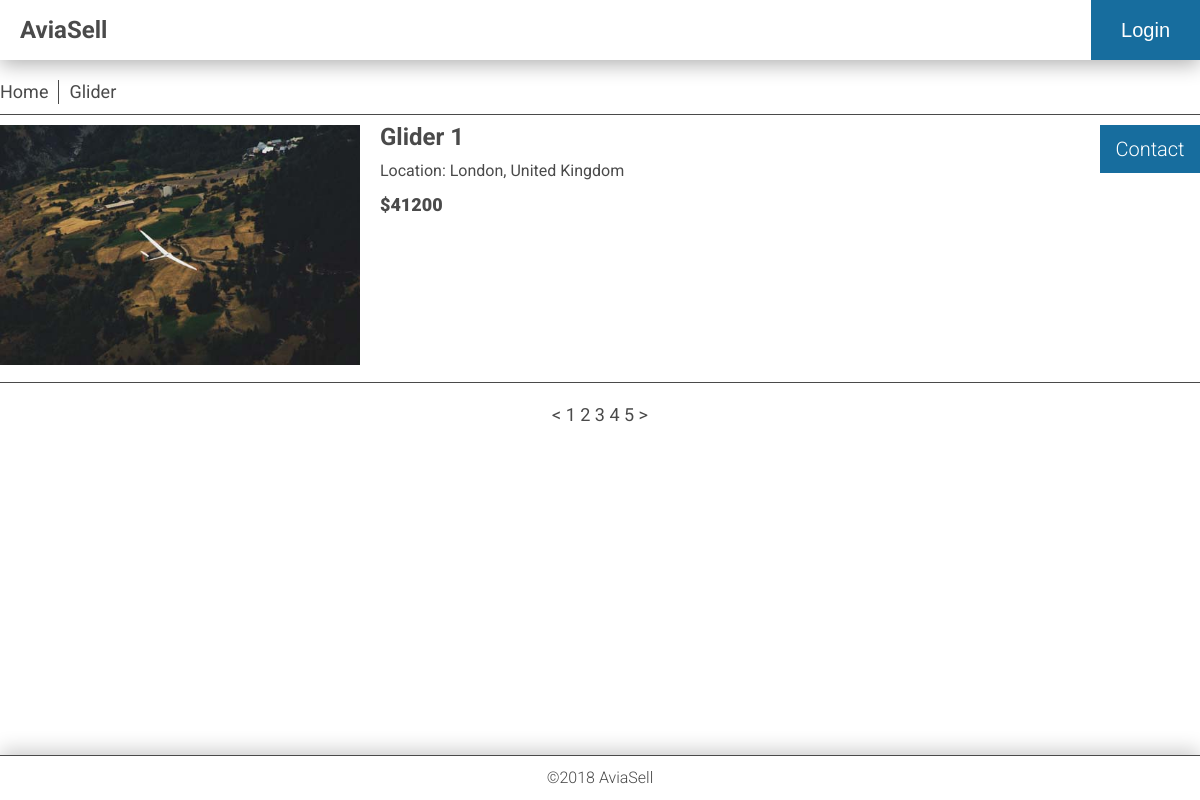
Before: /category/glider/ with the older database file.
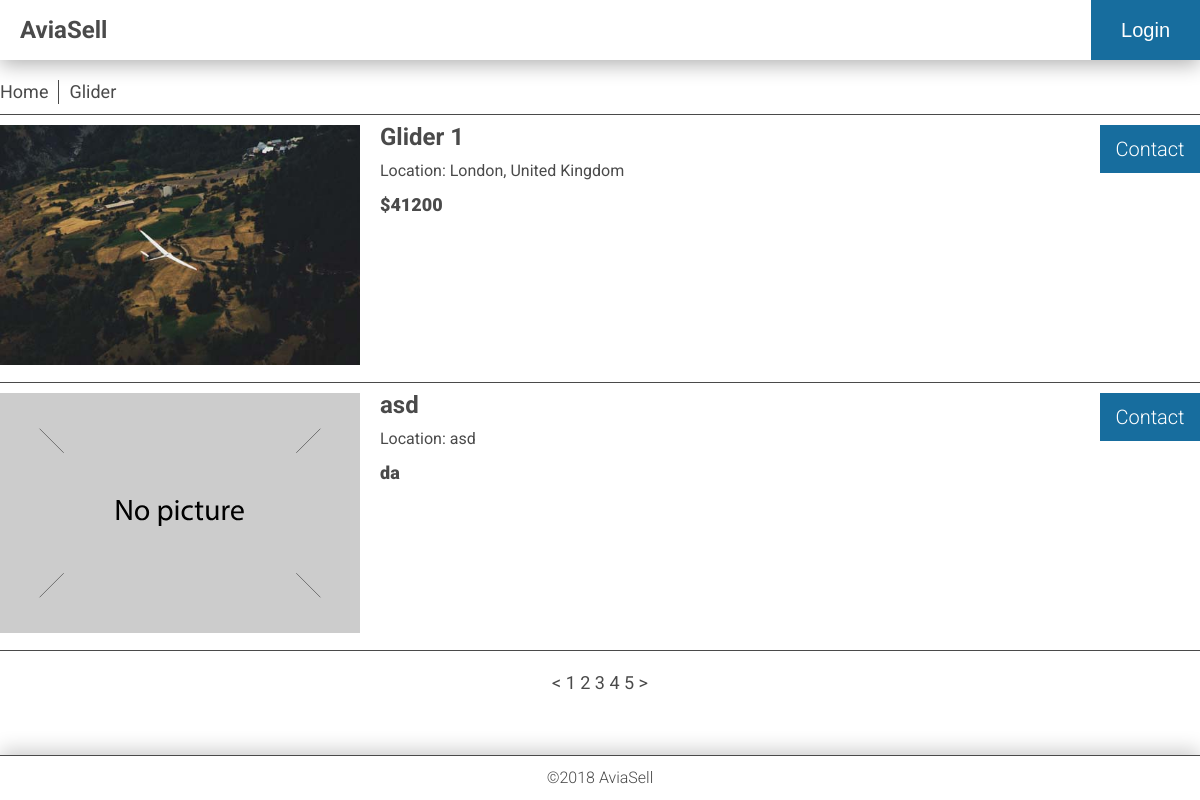
After: the same page with the newer database file.
### app/database_setup.py (models this page shows, shortened)
class Category(Base):
    __tablename__ = 'category'
    id = Column(Integer, primary_key=True)
    name = Column(String(250), nullable=False)
    picture = Column(String(250))
    description = Column(String(250))
    slug = Column(String(30), unique=True)

class CategoryItem(Base):
    __tablename__ = 'category_item'
    id = Column(Integer, primary_key=True)
    title = Column(String(80), nullable=False)
    description = Column(Text(), nullable=False)
    location = Column(String(250), nullable=False)
    picture = Column(String(250), nullable=False)
    price = Column(String(32), nullable=False)
    category_id = Column(Integer, ForeignKey('category.id'))
    category = relationship(Category)
    user_id = Column(Integer, ForeignKey('user.id'))
    user = relationship(User)

### app/views/category.py (the view)
@webapp.route('/category/<string:category_slug>/')
def getCategory(category_slug):
    category = CategoryModel.getCategory(category_slug)
    if category:
        allItems = ItemModel.getAll(category.id)
        return render_template('category.html',
                               category_slug=category.slug,
                               items=allItems,
                               category_name=category.name)
    else:
        return render_template('404.html'), 404

### app/models/category.py (called while the page is built)
    def getCategory(categorySlug):
        result = session.query(Category).filter_by(slug=categorySlug).first()
        return result

### app/models/item.py (called while the page is built)
    def getAll(cid):
        result = session.query(CategoryItem, User.email)\
            .filter(CategoryItem.category_id == cid)\
            .filter(User.id == CategoryItem.user_id)\
            .all()
        return result

### app/templates/category.html (shortened to what this page needs)
{% extends "base.html" %}
{% block content %}
  <div class="container">
    <nav>
      <ul>
        <li>
          <a href="{{ url_for('mainIndex') }}">
            Home
          </a>
        </li>
        <li>{{category_name}}</li>
      </ul>
    </nav>
    <ul class="itemsList">
      {% for item, email in items %}
      <li class="item">
        <a href="{{ url_for('readItem', category_slug = category_slug, item_id = item.id, item_name = item.title) }}">
          {% if item.picture %}
            <img src="{{ url_for('uploaded_file', filename = item.picture) }}" alt="{{ item.title }}"></a>
          {% else %}
            <img src="{{ url_for('static', filename='images/not-available.svg') }}" alt="Picture is not available"></a>
          {% endif %}
        <div class="itemInfo">
          <h2>
            <a href="{{ url_for('readItem', category_slug = category_slug, item_id = item.id, item_name = item.title) }}">
              {{ item.title }}
            </a>
          </h2>
          <div class="location">
            Location: {{ item.location }}
          </div>
          <div class="price">
            {{ item.price }}
          </div>
        </div>
        <div class="buttons">
          <div class="button buy">
            <a href="mailto:{{ email }}">
              Contact
            </a>
          </div>
        </div>
      </li>
      {% endfor %}
    </ul>
    <div class="pagination">
      &lt; 1 2 3 4 5 &gt;
    </div>
  </div>
{% endblock %}

### app/templates/base.html (shortened to what this page needs)
<!doctype html>
<html class="no-js" lang="en">
<head>
  <link rel="stylesheet" href="{{ url_for('static', filename='css/main.css') }}">
</head>
<body>
  <header class="shadow">
    <div class="logo">
      <a href="{{ url_for('mainIndex') }}">AviaSell</a>
    </div>
    <button class="loginButton">
      <a href="{{ url_for('login') }}">
            Login
        </a>
    </button>
  </header>
  <main>
  {% block content %}{% endblock %}
  </main>
  <footer tabindex="0">
    ©2018 AviaSell
  </footer>
</body>
</html>

### app/static/css/main.css (style rules this page uses)
body,html { margin:0;padding:0;width:100%;height:100% }
embed,img,object,video { margin:0;padding:0;max-width:100% }
body { font-family:Roboto,sans-serif;font-size:16px;line-height:24px;display:-ms-grid;display:grid;-ms-grid-rows:60px auto 60px;grid-template-rows:60px auto 60px;color:#4a4a4a }
li,ul { list-style:none;padding:0;margin:0 }
a { text-decoration:none;color:#4a4a4a }
.shadow { box-shadow:0 5px 20px 0 rgba(0,0,0,.3) }
header { width:100%;height:60px;display:-ms-flexbox;display:flex;-ms-flex-align:center;align-items:center;-ms-flex-pack:justify;justify-content:space-between }
header .logo { padding:0 20px;font-weight:700;font-size:24px;color:#4a4a4a }
header .loginButton { display:-ms-grid;display:grid;-ms-flex-align:center;align-items:center;background:#176d9e;height:100%;border:none;padding:0 30px;font-size:20px;font-weight:300 }
header .loginButton a { color:#fff }
.container,main { max-width:100% }
.container { margin:20px }
nav { margin:20px 0 0;padding:0 0 10px;color:#4a4a4a;font-size:18px;border-bottom:1px solid #4a4a4a }
nav ul { display:-ms-flexbox;display:flex;-ms-flex-direction:row;flex-direction:row;-ms-flex-wrap:wrap;flex-wrap:wrap }
nav li:first-child { padding:0 10px 0 0 }
nav li { padding:0 10px;border-right:1px solid #4a4a4a }
nav li:last-child { border-right:0 solid #4a4a4a }
.itemsList,.itemsList .item { display:-ms-grid;display:grid }
.itemsList .item { -ms-grid-columns:minmax(100px,30%) auto 100px;grid-template-columns:minmax(100px,30%) auto 100px;padding:10px 0;border-bottom:1px solid #4a4a4a }
.itemsList .item .itemInfo { display:-ms-grid;display:grid;grid-auto-rows:max-content;padding:0 20px;margin:0;color:#4a4a4a }
.itemsList .item .itemInfo h2 { padding:0;margin:0 }
.itemsList .item .itemInfo .location { font-size:16px;padding:10px 0 }
.itemsList .item .itemInfo .price { font-size:18px;font-weight:900 }
.pagination { text-align:center;padding:20px 0 0;font-size:18px;font-weight:400 }
.buttons { display:-ms-grid;display:grid;grid-auto-rows:max-content;grid-gap:10px }
.buttons a { color:#fff }
.buttons .button { display:-ms-grid;display:grid;-ms-flex-align:center;align-items:center;color:#fff;height:48px;border:none;font-size:20px;font-weight:300;text-align:center }
.buttons .buy { background:#176d9e }
footer { -ms-flex-item-align:end;-ms-grid-row-align:end;align-self:end;border-top:1px solid #4a4a4a;font-weight:300;max-width:100%;padding:10px 20px;color:#4a4a4a;text-align:center;box-shadow:0 -5px 20px 0 rgba(0,0,0,.2) }
@media screen and (min-width:1200px) { .container { width:1200px;margin:0 auto } }

Changed rows visible on the page:
added CategoryItem: title "asd", location "asd", price "da"
